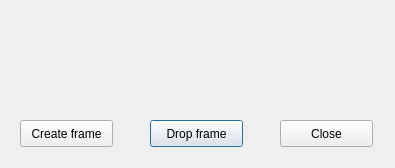
<?xml version="1.0" encoding="UTF-8"?>
<ui version="4.0">
 <class>Dialog</class>
 <widget class="QDialog" name="Dialog">
  <property name="geometry">
   <rect>
    <x>0</x>
    <y>0</y>
    <width>395</width>
    <height>168</height>
   </rect>
  </property>
  <property name="windowTitle">
   <string>Dialog</string>
  </property>
  <widget class="QPushButton" name="dropButton">
   <property name="geometry">
    <rect>
     <x>150</x>
     <y>120</y>
     <width>93</width>
     <height>27</height>
    </rect>
   </property>
   <property name="text">
    <string>Drop frame</string>
   </property>
  </widget>
  <widget class="QPushButton" name="createButton">
   <property name="geometry">
    <rect>
     <x>20</x>
     <y>120</y>
     <width>93</width>
     <height>27</height>
    </rect>
   </property>
   <property name="text">
    <string>Create frame</string>
   </property>
  </widget>
  <widget class="QPushButton" name="closeButton">
   <property name="geometry">
    <rect>
     <x>280</x>
     <y>120</y>
     <width>93</width>
     <height>27</height>
    </rect>
   </property>
   <property name="text">
    <string>Close</string>
   </property>
  </widget>
  <widget class="QWidget" name="horizontalLayoutWidget">
   <property name="geometry">
    <rect>
     <x>0</x>
     <y>20</y>
     <width>391</width>
     <height>80</height>
    </rect>
   </property>
   <layout class="QHBoxLayout" name="horizontalLayout"/>
  </widget>
 </widget>
 <resources/>
 <connections/>
</ui>
